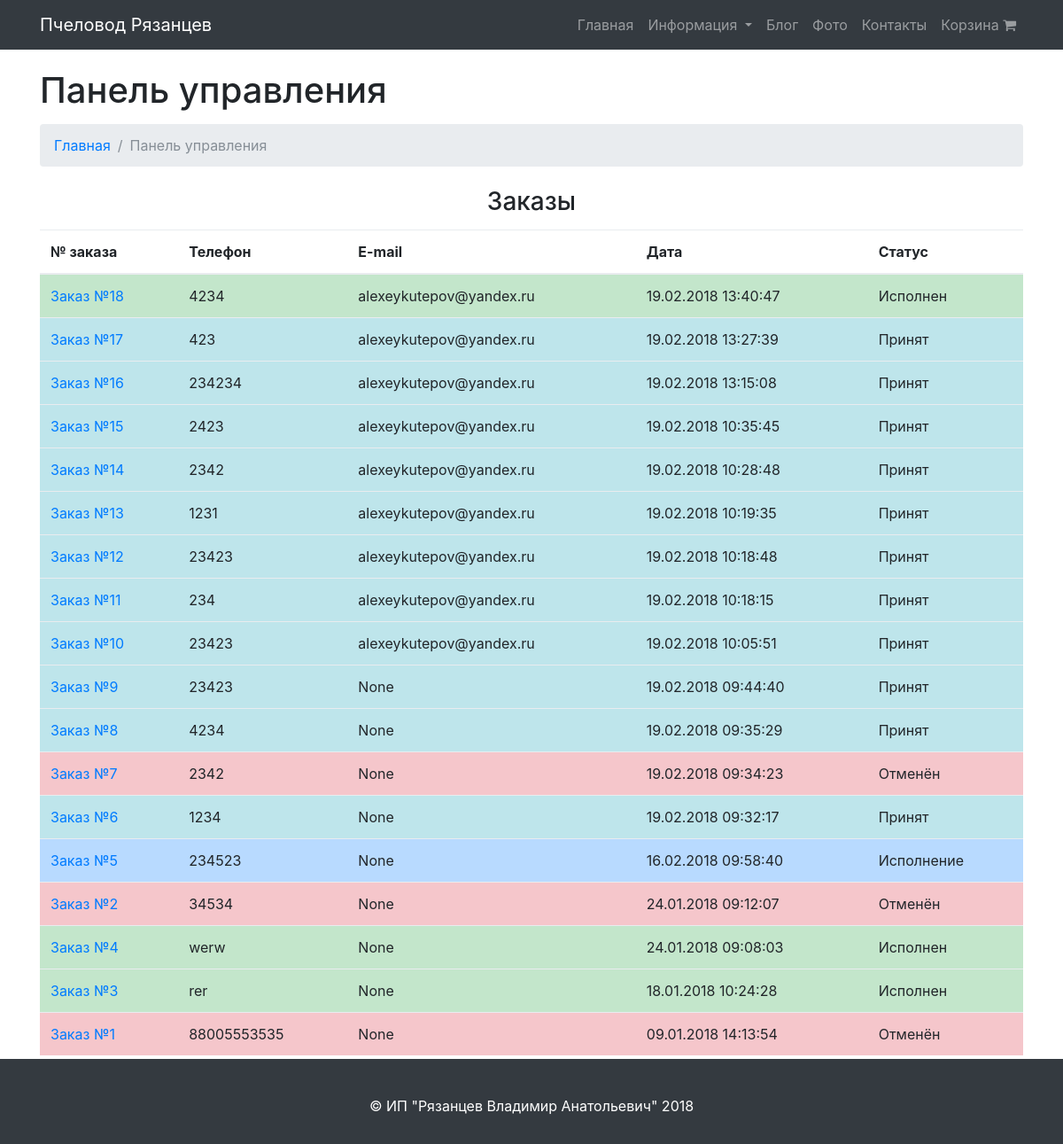
Screenshot of /control/ with the database file from the repository.
### store/models.py (models this page shows, shortened)
class Order(models.Model):
    accepted = 'Принят'
    execution = 'Исполнение'
    executed = 'Исполнен'
    canceled = 'Отменён'
    status_classifier = (
        (accepted, 'Принят'),
        (execution, 'Исполнение'),
        (executed, 'Исполнен'),
        (canceled, 'Отменён'),
    )
    uuid = models.UUIDField(default=uuid.uuid4, editable=False)
    email = models.EmailField(blank=True, null=True)
    phone = models.CharField(max_length=20)
    date = models.DateTimeField(default=timezone.now)
    status = models.CharField(max_length=10, choices=status_classifier, default=accepted)

### control_panel/views.py (the view)
# urls.py: url(r'^control/$', views.control, name='control'),
def control(request):
    order_list = Order.objects.all().order_by('-date')
    return render(
        request,
        "control_panel/control_panel.html",
        {
            "order_list": order_list
        }
    )

### templates/control_panel/control_panel.html (shortened to what this page needs)
{% extends "base.html" %}
{% load poll_extras %}
{% block content %}
    <div class="container">
        <h1 class="mt-4 mb-3">Панель управления</h1>
        <ol class="breadcrumb">
            <li class="breadcrumb-item">
                <a href="{% url "index" %}">Главная</a>
            </li>
            <li class="breadcrumb-item active">Панель управления</li>
        </ol>
        <div class="text-center">
            <h3 class="mt-4 mb-3">Заказы</h3>
        </div>
        <table class="table table-hover">
            <thead>
            <tr>
                <th>№ заказа</th>
                <th>Телефон</th>
                <th>E-mail</th>
                <th>Дата</th>
                <th>Статус</th>
            </tr>
            </thead>
            <tbody>
            {% for item in order_list %}
                    <tr class="{% if item.status == 'Принят' %}table-info{% elif item.status == 'Исполнение' %}table-primary{% elif item.status == 'Исполнен' %}table-success{% elif item.status == 'Отменён' %}table-danger{% endif %}">
                        <td><a href="{% url "control_order" id=item.id %}">Заказ №{{ item.id }}</a></td>
                        <td>{{ item.phone }}</td>
                        <td>{{ item.email }}</td>
                        <td>{{ item.date|date:"d.m.Y H:i:s" }}</td>
                        <td>{{ item.status }}</td>
                    </tr>
            {% endfor %}
            </tbody>
        </table>
    </div>
{% endblock %}

### static/css/modern-business.css (style rules this page uses)
body { padding-top: 54px; }
@media (min-width: 992px) { body { padding-top: 56px; } }

### static/css/style.css (style rules this page uses)
html { position: relative; min-height: 100%; }
body { margin-bottom: 100px; }

### rows the page displays
Order: id "18", phone "4234", email "alexeykutepov@yandex.ru", date "19.02.2018 13:40:47", status "Исполнен"
Order: id "17", phone "423", email "alexeykutepov@yandex.ru", date "19.02.2018 13:27:39", status "Принят"
Order: id "16", phone "234234", email "alexeykutepov@yandex.ru", date "19.02.2018 13:15:08", status "Принят"
Order: id "15", phone "2423", email "alexeykutepov@yandex.ru", date "19.02.2018 10:35:45", status "Принят"
Order: id "14", phone "2342", email "alexeykutepov@yandex.ru", date "19.02.2018 10:28:48", status "Принят"
Order: id "13", phone "1231", email "alexeykutepov@yandex.ru", date "19.02.2018 10:19:35", status "Принят"
Order: id "12", phone "23423", email "alexeykutepov@yandex.ru", date "19.02.2018 10:18:48", status "Принят"
Order: id "11", phone "234", email "alexeykutepov@yandex.ru", date "19.02.2018 10:18:15", status "Принят"
Order: id "10", phone "23423", email "alexeykutepov@yandex.ru", date "19.02.2018 10:05:51", status "Принят"
Order: id "9", phone "23423", email "None", date "19.02.2018 09:44:40", status "Принят"
Order: id "8", phone "4234", email "None", date "19.02.2018 09:35:29", status "Принят"
Order: id "7", phone "2342", email "None", date "19.02.2018 09:34:23", status "Отменён"
Order: id "6", phone "1234", email "None", date "19.02.2018 09:32:17", status "Принят"
Order: id "5", phone "234523", email "None", date "16.02.2018 09:58:40", status "Исполнение"
Order: id "2", phone "34534", email "None", date "24.01.2018 09:12:07", status "Отменён"
Order: id "4", phone "werw", email "None", date "24.01.2018 09:08:03", status "Исполнен"
Order: id "3", phone "rer", email "None", date "18.01.2018 10:24:28", status "Исполнен"
Order: id "1", phone "88005553535", email "None", date "09.01.2018 14:13:54", status "Отменён"
